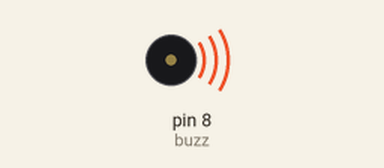
Recording of a sketch running on a simulated Arduino Uno, built with avr-gcc and run on an emulated ATmega328P. Parts: buzzer (waves = sounding).

Above: at 0.1 s.
Timing chart, 0 to 40.0 s (numbered marks = the images above):
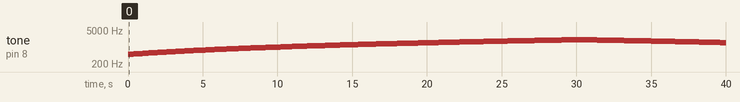

Measured:
- by itself, tone on pin 8 (buzz): plays 500 Hz for 0.20 s, 510 Hz for 0.20 s, 520 Hz for 0.20 s, 530 Hz for 0.20 s, 540 Hz for 0.20 s, 550 Hz for 0.20 s … (199 notes in this stretch)

The sketch:

Inc_Dec.ino
```cpp
  int buzz = 8;

void setup()
{

  pinMode(buzz,OUTPUT);
//  tone(buzz,1000,5000);

}

void loop()
{
  int timep=200;
  int start_fq=500;
  int end_fq=2000;
  int fq_inc=10;

  int t=0;
  for (int t=start_fq;t<=end_fq;t+=fq_inc)
  {
    tone(buzz,t,timep);
    delay(timep);
  }

  for (int t=end_fq;t>=start_fq;t-=fq_inc)
  {
    tone(buzz,t,timep);
    delay(timep);
  }

  }
```
